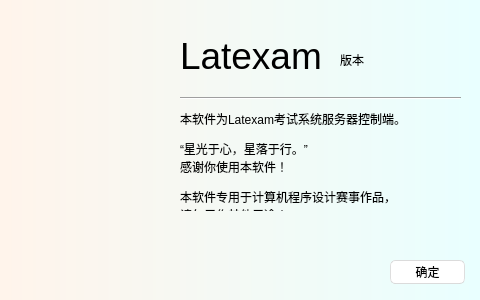
<?xml version="1.0" encoding="UTF-8"?>
<ui version="4.0">
 <class>AboutWindow</class>
 <widget class="QMainWindow" name="AboutWindow">
  <property name="geometry">
   <rect>
    <x>0</x>
    <y>0</y>
    <width>480</width>
    <height>300</height>
   </rect>
  </property>
  <property name="sizePolicy">
   <sizepolicy hsizetype="Fixed" vsizetype="Fixed">
    <horstretch>0</horstretch>
    <verstretch>0</verstretch>
   </sizepolicy>
  </property>
  <property name="minimumSize">
   <size>
    <width>480</width>
    <height>300</height>
   </size>
  </property>
  <property name="maximumSize">
   <size>
    <width>480</width>
    <height>300</height>
   </size>
  </property>
  <property name="windowTitle">
   <string>关于 Latexam</string>
  </property>
  <property name="windowIcon">
   <iconset>
    <normalon>:/latexam/Latexam.ico</normalon>
   </iconset>
  </property>
  <property name="styleSheet">
   <string notr="true">/*
Aqua Style Sheet for QT Applications
Author: Jaime A. Quiroga P.
Company: GTRONICK
Last updated: 22/01/2019, 07:55.
Available at: https://github.com/GTRONICK/QSS/blob/master/Aqua.qss
*/
QMainWindow {
	background-color: qlineargradient(spread:pad, x1:0, y1:0, x2:1, y2:0, stop:0 rgba(255, 244, 235, 255), stop:1 rgba(233, 255, 255, 255));
}
QTextEdit {
	border-width: 1px;
	border-style: solid;
	border-color: qlineargradient(spread:pad, x1:0.5, y1:1, x2:0.5, y2:0, stop:0 rgba(0, 113, 255, 255), stop:1 rgba(91, 171, 252, 255));
}
QTreeWidget {
	border-width: 1px;
	border-style: solid;
	border-color: qlineargradient(spread:pad, x1:0.5, y1:1, x2:0.5, y2:0, stop:0 rgba(0, 113, 255, 255), stop:1 rgba(91, 171, 252, 255));
}
QPlainTextEdit {
	border-width: 1px;
	border-style: solid;
	border-color: qlineargradient(spread:pad, x1:0.5, y1:1, x2:0.5, y2:0, stop:0 rgba(0, 113, 255, 255), stop:1 rgba(91, 171, 252, 255));
}
QToolButton {
	border-style: solid;
	border-top-color: qlineargradient(spread:pad, x1:0.5, y1:1, x2:0.5, y2:0, stop:0 rgb(215, 215, 215), stop:1 rgb(222, 222, 222));
	border-right-color: qlineargradient(spread:pad, x1:0, y1:0.5, x2:1, y2:0.5, stop:0 rgb(217, 217, 217), stop:1 rgb(227, 227, 227));
	border-left-color: qlineargradient(spread:pad, x1:0, y1:0.5, x2:1, y2:0.5, stop:0 rgb(227, 227, 227), stop:1 rgb(217, 217, 217));
	border-bottom-color: qlineargradient(spread:pad, x1:0.5, y1:1, x2:0.5, y2:0, stop:0 rgb(215, 215, 215), stop:1 rgb(222, 222, 222));
	border-width: 1px;
	border-radius: 5px;
	color: rgb(0,0,0);
	padding: 2px;
	background-color: rgb(255,255,255);
}
QToolButton:hover{
	border-style: solid;
	border-top-color: qlineargradient(spread:pad, x1:0.5, y1:1, x2:0.5, y2:0, stop:0 rgb(195, 195, 195), stop:1 rgb(222, 222, 222));
	border-right-color: qlineargradient(spread:pad, x1:0, y1:0.5, x2:1, y2:0.5, stop:0 rgb(197, 197, 197), stop:1 rgb(227, 227, 227));
	border-left-color: qlineargradient(spread:pad, x1:0, y1:0.5, x2:1, y2:0.5, stop:0 rgb(227, 227, 227), stop:1 rgb(197, 197, 197));
	border-bottom-color: qlineargradient(spread:pad, x1:0.5, y1:1, x2:0.5, y2:0, stop:0 rgb(195, 195, 195), stop:1 rgb(222, 222, 222));
	border-width: 1px;
	border-radius: 5px;
	color: rgb(0,0,0);
	padding: 2px;
	background-color: rgb(255,255,255);
}
QToolButton:pressed{
	border-style: solid;
	border-top-color: qlineargradient(spread:pad, x1:0.5, y1:1, x2:0.5, y2:0, stop:0 rgb(215, 215, 215), stop:1 rgb(222, 222, 222));
	border-right-color: qlineargradient(spread:pad, x1:0, y1:0.5, x2:1, y2:0.5, stop:0 rgb(217, 217, 217), stop:1 rgb(227, 227, 227));
	border-left-color: qlineargradient(spread:pad, x1:0, y1:0.5, x2:1, y2:0.5, stop:0 rgb(227, 227, 227), stop:1 rgb(217, 217, 217));
	border-bottom-color: qlineargradient(spread:pad, x1:0.5, y1:1, x2:0.5, y2:0, stop:0 rgb(215, 215, 215), stop:1 rgb(222, 222, 222));
	border-width: 1px;
	border-radius: 5px;
	color: rgb(0,0,0);
	padding: 2px;
	background-color: rgb(142,142,142);
}
QPushButton{
	border-style: solid;
	border-top-color: qlineargradient(spread:pad, x1:0.5, y1:1, x2:0.5, y2:0, stop:0 rgb(215, 215, 215), stop:1 rgb(222, 222, 222));
	border-right-color: qlineargradient(spread:pad, x1:0, y1:0.5, x2:1, y2:0.5, stop:0 rgb(217, 217, 217), stop:1 rgb(227, 227, 227));
	border-left-color: qlineargradient(spread:pad, x1:0, y1:0.5, x2:1, y2:0.5, stop:0 rgb(227, 227, 227), stop:1 rgb(217, 217, 217));
	border-bottom-color: qlineargradient(spread:pad, x1:0.5, y1:1, x2:0.5, y2:0, stop:0 rgb(215, 215, 215), stop:1 rgb(222, 222, 222));
	border-width: 1px;
	border-radius: 5px;
	color: rgb(0,0,0);
	padding: 2px;
	background-color: rgb(255,255,255);
}
QPushButton::default{
	border-style: solid;
	border-top-color: qlineargradient(spread:pad, x1:0.5, y1:1, x2:0.5, y2:0, stop:0 rgb(215, 215, 215), stop:1 rgb(222, 222, 222));
	border-right-color: qlineargradient(spread:pad, x1:0, y1:0.5, x2:1, y2:0.5, stop:0 rgb(217, 217, 217), stop:1 rgb(227, 227, 227));
	border-left-color: qlineargradient(spread:pad, x1:0, y1:0.5, x2:1, y2:0.5, stop:0 rgb(227, 227, 227), stop:1 rgb(217, 217, 217));
	border-bottom-color: qlineargradient(spread:pad, x1:0.5, y1:1, x2:0.5, y2:0, stop:0 rgb(215, 215, 215), stop:1 rgb(222, 222, 222));
	border-width: 1px;
	border-radius: 5px;
	color: rgb(0,0,0);
	padding: 2px;
	background-color: rgb(255,255,255);
}
QPushButton:hover{
	border-style: solid;
	border-top-color: qlineargradient(spread:pad, x1:0.5, y1:1, x2:0.5, y2:0, stop:0 rgb(195, 195, 195), stop:1 rgb(222, 222, 222));
	border-right-color: qlineargradient(spread:pad, x1:0, y1:0.5, x2:1, y2:0.5, stop:0 rgb(197, 197, 197), stop:1 rgb(227, 227, 227));
	border-left-color: qlineargradient(spread:pad, x1:0, y1:0.5, x2:1, y2:0.5, stop:0 rgb(227, 227, 227), stop:1 rgb(197, 197, 197));
	border-bottom-color: qlineargradient(spread:pad, x1:0.5, y1:1, x2:0.5, y2:0, stop:0 rgb(195, 195, 195), stop:1 rgb(222, 222, 222));
	border-width: 1px;
	border-radius: 5px;
	color: rgb(0,0,0);
	padding: 2px;
	background-color: rgb(255,255,255);
}
QPushButton:pressed{
	border-style: solid;
	border-top-color: qlineargradient(spread:pad, x1:0.5, y1:1, x2:0.5, y2:0, stop:0 rgb(215, 215, 215), stop:1 rgb(222, 222, 222));
	border-right-color: qlineargradient(spread:pad, x1:0, y1:0.5, x2:1, y2:0.5, stop:0 rgb(217, 217, 217), stop:1 rgb(227, 227, 227));
	border-left-color: qlineargradient(spread:pad, x1:0, y1:0.5, x2:1, y2:0.5, stop:0 rgb(227, 227, 227), stop:1 rgb(217, 217, 217));
	border-bottom-color: qlineargradient(spread:pad, x1:0.5, y1:1, x2:0.5, y2:0, stop:0 rgb(215, 215, 215), stop:1 rgb(222, 222, 222));
	border-width: 1px;
	border-radius: 5px;
	color: rgb(0,0,0);
	padding: 2px;
	background-color: rgb(142,142,142);
}
QPushButton:disabled{
	border-style: solid;
	border-top-color: qlineargradient(spread:pad, x1:0.5, y1:1, x2:0.5, y2:0, stop:0 rgb(215, 215, 215), stop:1 rgb(222, 222, 222));
	border-right-color: qlineargradient(spread:pad, x1:0, y1:0.5, x2:1, y2:0.5, stop:0 rgb(217, 217, 217), stop:1 rgb(227, 227, 227));
	border-left-color: qlineargradient(spread:pad, x1:0, y1:0.5, x2:1, y2:0.5, stop:0 rgb(227, 227, 227), stop:1 rgb(217, 217, 217));
	border-bottom-color: qlineargradient(spread:pad, x1:0.5, y1:1, x2:0.5, y2:0, stop:0 rgb(215, 215, 215), stop:1 rgb(222, 222, 222));
	border-width: 1px;
	border-radius: 5px;
	color: #808086;
	padding: 2px;
	background-color: rgb(142,142,142);
}
QLineEdit {
	border-width: 1px; border-radius: 4px;
	border-style: solid;
	border-color: qlineargradient(spread:pad, x1:0.5, y1:1, x2:0.5, y2:0, stop:0 rgba(0, 113, 255, 255), stop:1 rgba(91, 171, 252, 255));
}
QLabel {
	color: #000000;
}
QLCDNumber {
	color: rgb(0, 113, 255, 255);
}
QProgressBar {
	text-align: center;
	color: rgb(240, 240, 240);
	border-width: 1px; 
	border-radius: 10px;
	border-color: rgb(230, 230, 230);
	border-style: solid;
	background-color:rgb(207,207,207);
}
QProgressBar::chunk {
	background-color: qlineargradient(spread:pad, x1:0.5, y1:1, x2:0.5, y2:0, stop:0 rgba(49, 147, 250, 255), stop:1 rgba(34, 142, 255, 255));
	border-radius: 10px;
}
QMenuBar {
	background-color: qlineargradient(spread:pad, x1:0.5, y1:1, x2:0.5, y2:0, stop:0 rgba(207, 209, 207, 255), stop:1 rgba(230, 229, 230, 255));
}
QMenuBar::item {
	color: #000000;
  	spacing: 3px;
  	padding: 1px 4px;
	background-color: qlineargradient(spread:pad, x1:0.5, y1:1, x2:0.5, y2:0, stop:0 rgba(207, 209, 207, 255), stop:1 rgba(230, 229, 230, 255));
}

QMenuBar::item:selected {
  	background-color: qlineargradient(spread:pad, x1:0.5, y1:1, x2:0.5, y2:0, stop:0 rgba(0, 113, 255, 255), stop:1 rgba(91, 171, 252, 255));
	color: #FFFFFF;
}
QMenu::item:selected {
	border-style: solid;
	border-top-color: transparent;
	border-right-color: transparent;
	border-left-color: qlineargradient(spread:pad, x1:0.5, y1:1, x2:0.5, y2:0, stop:0 rgba(0, 113, 255, 255), stop:1 rgba(91, 171, 252, 255));
	border-bottom-color: transparent;
	border-left-width: 2px;
	color: #000000;
	padding-left:15px;
	padding-top:4px;
	padding-bottom:4px;
	padding-right:7px;
}
QMenu::item {
	border-style: solid;
	border-top-color: transparent;
	border-right-color: transparent;
	border-left-color: transparent;
	border-bottom-color: transparent;
	border-bottom-width: 1px;
	color: #000000;
	padding-left:17px;
	padding-top:4px;
	padding-bottom:4px;
	padding-right:7px;
}
QTabWidget {
	color:rgb(0,0,0);
	background-color:#000000;
}
QTabWidget::pane {
		border-color: rgb(223,223,223);
		background-color:rgb(226,226,226);
		border-style: solid;
		border-width: 2px;
    	border-radius: 6px;
}
QTabBar::tab:first {
	border-style: solid;
	border-left-width:1px;
	border-right-width:0px;
	border-top-width:1px;
	border-bottom-width:1px;
	border-top-color: rgb(209,209,209);
	border-left-color: qlineargradient(spread:pad, x1:0.5, y1:1, x2:0.5, y2:0, stop:0 rgba(209, 209, 209, 209), stop:1 rgba(229, 229, 229, 229));
	border-bottom-color: rgb(229,229,229);
	border-top-left-radius: 4px;
	border-bottom-left-radius: 4px;
	color: #000000;
	padding: 3px;
	margin-left:0px;
	background-color: qlineargradient(spread:pad, x1:0.5, y1:1, x2:0.5, y2:0, stop:0 rgba(247, 247, 247, 255), stop:1 rgba(255, 255, 255, 255));
}
QTabBar::tab:last {
	border-style: solid;
	border-width:1px;
	border-top-color: rgb(209,209,209);
	border-left-color: qlineargradient(spread:pad, x1:0.5, y1:1, x2:0.5, y2:0, stop:0 rgba(209, 209, 209, 209), stop:1 rgba(229, 229, 229, 229));
	border-right-color: qlineargradient(spread:pad, x1:0.5, y1:1, x2:0.5, y2:0, stop:0 rgba(209, 209, 209, 209), stop:1 rgba(229, 229, 229, 229));
	border-bottom-color: rgb(229,229,229);
	border-top-right-radius: 4px;
	border-bottom-right-radius: 4px;
	color: #000000;
	padding: 3px;
	margin-left:0px;
	background-color: qlineargradient(spread:pad, x1:0.5, y1:1, x2:0.5, y2:0, stop:0 rgba(247, 247, 247, 255), stop:1 rgba(255, 255, 255, 255));
}
QTabBar::tab {
	border-style: solid;
	border-top-width:1px;
	border-bottom-width:1px;
	border-left-width:1px;
	border-top-color: rgb(209,209,209);
	border-left-color: qlineargradient(spread:pad, x1:0.5, y1:1, x2:0.5, y2:0, stop:0 rgba(209, 209, 209, 209), stop:1 rgba(229, 229, 229, 229));
	border-bottom-color: rgb(229,229,229);
	color: #000000;
	padding: 3px;
	margin-left:0px;
	background-color: qlineargradient(spread:pad, x1:0.5, y1:1, x2:0.5, y2:0, stop:0 rgba(247, 247, 247, 255), stop:1 rgba(255, 255, 255, 255));
}
QTabBar::tab:selected, QTabBar::tab:last:selected, QTabBar::tab:hover {
  	border-style: solid;
  	border-left-width:1px;
	border-right-color: transparent;
	border-top-color: rgb(209,209,209);
	border-left-color: qlineargradient(spread:pad, x1:0.5, y1:1, x2:0.5, y2:0, stop:0 rgba(209, 209, 209, 209), stop:1 rgba(229, 229, 229, 229));
	border-bottom-color: rgb(229,229,229);
	color: #FFFFFF;
	padding: 3px;
	margin-left:0px;
	background-color: qlineargradient(spread:pad, x1:0.5, y1:1, x2:0.5, y2:0, stop:0 rgba(0, 113, 255, 255), stop:1 rgba(91, 171, 252, 255));
}

QTabBar::tab:selected, QTabBar::tab:first:selected, QTabBar::tab:hover {
  	border-style: solid;
  	border-left-width:1px;
  	border-bottom-width:1px;
  	border-top-width:1px;
	border-right-color: transparent;
	border-top-color: rgb(209,209,209);
	border-left-color: qlineargradient(spread:pad, x1:0.5, y1:1, x2:0.5, y2:0, stop:0 rgba(209, 209, 209, 209), stop:1 rgba(229, 229, 229, 229));
	border-bottom-color: rgb(229,229,229);
	color: #FFFFFF;
	padding: 3px;
	margin-left:0px;
	background-color: qlineargradient(spread:pad, x1:0.5, y1:1, x2:0.5, y2:0, stop:0 rgba(0, 113, 255, 255), stop:1 rgba(91, 171, 252, 255));
}

QCheckBox {
	color: #000000;
	padding: 2px;
}
QCheckBox:disabled {
	color: #808086;
	padding: 2px;
}

QCheckBox:hover {
	border-radius:4px;
	border-style:solid;
	padding-left: 1px;
	padding-right: 1px;
	padding-bottom: 1px;
	padding-top: 1px;
	border-width:1px;
	border-color: transparent;
}
QCheckBox::indicator:checked {

	height: 10px;
	width: 10px;
	border-style:solid;
	border-width: 1px;
	border-color: qlineargradient(spread:pad, x1:0.5, y1:1, x2:0.5, y2:0, stop:0 rgba(0, 113, 255, 255), stop:1 rgba(91, 171, 252, 255));
	color: #000000;
	background-color: qlineargradient(spread:pad, x1:0.5, y1:1, x2:0.5, y2:0, stop:0 rgba(0, 113, 255, 255), stop:1 rgba(91, 171, 252, 255));
}
QCheckBox::indicator:unchecked {

	height: 10px;
	width: 10px;
	border-style:solid;
	border-width: 1px;
	border-color: qlineargradient(spread:pad, x1:0.5, y1:1, x2:0.5, y2:0, stop:0 rgba(0, 113, 255, 255), stop:1 rgba(91, 171, 252, 255));
	color: #000000;
}
QRadioButton {
	color: 000000;
	padding: 1px;
}
QRadioButton::indicator:checked {
	height: 10px;
	width: 10px;
	border-style:solid;
	border-radius:5px;
	border-width: 1px;
	border-color: qlineargradient(spread:pad, x1:0.5, y1:1, x2:0.5, y2:0, stop:0 rgba(0, 113, 255, 255), stop:1 rgba(91, 171, 252, 255));
	color: #a9b7c6;
	background-color: qlineargradient(spread:pad, x1:0.5, y1:1, x2:0.5, y2:0, stop:0 rgba(0, 113, 255, 255), stop:1 rgba(91, 171, 252, 255));
}
QRadioButton::indicator:!checked {
	height: 10px;
	width: 10px;
	border-style:solid;
	border-radius:5px;
	border-width: 1px;
	border-color: qlineargradient(spread:pad, x1:0.5, y1:1, x2:0.5, y2:0, stop:0 rgba(0, 113, 255, 255), stop:1 rgba(91, 171, 252, 255));
	color: #a9b7c6;
	background-color: transparent;
}
QStatusBar {
	color:#027f7f;
}
QSpinBox {
	border-style: solid;
	border-width: 1px;
	border-color: qlineargradient(spread:pad, x1:0.5, y1:1, x2:0.5, y2:0, stop:0 rgba(0, 113, 255, 255), stop:1 rgba(91, 171, 252, 255));
}
QDoubleSpinBox {
	border-style: solid;
	border-width: 1px;
	border-color: qlineargradient(spread:pad, x1:0.5, y1:1, x2:0.5, y2:0, stop:0 rgba(0, 113, 255, 255), stop:1 rgba(91, 171, 252, 255));
}
QTimeEdit {
	border-style: solid;
	border-width: 1px;
	border-color: qlineargradient(spread:pad, x1:0.5, y1:1, x2:0.5, y2:0, stop:0 rgba(0, 113, 255, 255), stop:1 rgba(91, 171, 252, 255));
}
QDateTimeEdit {
	border-style: solid;
	border-width: 1px;
	border-color: qlineargradient(spread:pad, x1:0.5, y1:1, x2:0.5, y2:0, stop:0 rgba(0, 113, 255, 255), stop:1 rgba(91, 171, 252, 255));
}
QDateEdit {
	border-style: solid;
	border-width: 1px;
	border-color: qlineargradient(spread:pad, x1:0.5, y1:1, x2:0.5, y2:0, stop:0 rgba(0, 113, 255, 255), stop:1 rgba(91, 171, 252, 255));
}

QToolBox {
	color: #a9b7c6;
	background-color:#000000;
}
QToolBox::tab {
	color: #a9b7c6;
	background-color:#000000;
}
QToolBox::tab:selected {
	color: #FFFFFF;
	background-color:#000000;
}
QScrollArea {
	color: #FFFFFF;
	background-color:#000000;
}
QSlider::groove:horizontal {
	height: 5px;
	background-color: qlineargradient(spread:pad, x1:0.5, y1:1, x2:0.5, y2:0, stop:0 rgba(49, 147, 250, 255), stop:1 rgba(34, 142, 255, 255));
}
QSlider::groove:vertical {
	width: 5px;
	background-color: qlineargradient(spread:pad, x1:0.5, y1:1, x2:0.5, y2:0, stop:0 rgba(49, 147, 250, 255), stop:1 rgba(34, 142, 255, 255));
}
QSlider::handle:horizontal {
	background: rgb(253,253,253);
	border-style: solid;
	border-width: 1px;
	border-color: rgb(207,207,207);
	width: 12px;
	margin: -5px 0;
	border-radius: 7px;
}
QSlider::handle:vertical {
	background: rgb(253,253,253);
	border-style: solid;
	border-width: 1px;
	border-color: rgb(207,207,207);
	height: 12px;
	margin: 0 -5px;
	border-radius: 7px;
}
QSlider::add-page:horizontal {
    background: rgb(181,181,181);
}
QSlider::add-page:vertical {
    background: rgb(181,181,181);
}
QSlider::sub-page:horizontal {
    background-color: qlineargradient(spread:pad, x1:0.5, y1:1, x2:0.5, y2:0, stop:0 rgba(49, 147, 250, 255), stop:1 rgba(34, 142, 255, 255));
}
QSlider::sub-page:vertical {
    background-color: qlineargradient(spread:pad, y1:0.5, x1:1, y2:0.5, x2:0, stop:0 rgba(49, 147, 250, 255), stop:1 rgba(34, 142, 255, 255));
}
QScrollBar:horizontal {
	max-height: 20px;
	border: 1px transparent grey;
	margin: 0px 20px 0px 20px;
}
QScrollBar:vertical {
	max-width: 20px;
	border: 1px transparent grey;
	margin: 20px 0px 20px 0px;
}
QScrollBar::handle:horizontal {
	background: rgb(253,253,253);
	border-style: solid;
	border-width: 1px;
	border-color: rgb(207,207,207);
	border-radius: 7px;
	min-width: 25px;
}
QScrollBar::handle:horizontal:hover {
	background: rgb(253,253,253);
	border-style: solid;
	border-width: 1px;
	border-color: rgb(147, 200, 200);
	border-radius: 7px;
	min-width: 25px;
}
QScrollBar::handle:vertical {
	background: rgb(253,253,253);
	border-style: solid;
	border-width: 1px;
	border-color: rgb(207,207,207);
	border-radius: 7px;
	min-height: 25px;
}
QScrollBar::handle:vertical:hover {
	background: rgb(253,253,253);
	border-style: solid;
	border-width: 1px;
	border-color: rgb(147, 200, 200);
	border-radius: 7px;
	min-height: 25px;
}
QScrollBar::add-line:horizontal {
   border: 2px transparent grey;
   border-top-right-radius: 7px;
   border-bottom-right-radius: 7px;
   background: rgba(34, 142, 255, 255);
   width: 20px;
   subcontrol-position: right;
   subcontrol-origin: margin;
}
QScrollBar::add-line:horizontal:pressed {
   border: 2px transparent grey;
   border-top-right-radius: 7px;
   border-bottom-right-radius: 7px;
   background: rgb(181,181,181);
   width: 20px;
   subcontrol-position: right;
   subcontrol-origin: margin;
}
QScrollBar::add-line:vertical {
   border: 2px transparent grey;
   border-bottom-left-radius: 7px;
   border-bottom-right-radius: 7px;
   background: rgba(34, 142, 255, 255);
   height: 20px;
   subcontrol-position: bottom;
   subcontrol-origin: margin;
}
QScrollBar::add-line:vertical:pressed {
   border: 2px transparent grey;
   border-bottom-left-radius: 7px;
   border-bottom-right-radius: 7px;
   background: rgb(181,181,181);
   height: 20px;
   subcontrol-position: bottom;
   subcontrol-origin: margin;
}
QScrollBar::sub-line:horizontal {
   border: 2px transparent grey;
   border-top-left-radius: 7px;
   border-bottom-left-radius: 7px;
   background: rgba(34, 142, 255, 255);
   width: 20px;
   subcontrol-position: left;
   subcontrol-origin: margin;
}
QScrollBar::sub-line:horizontal:pressed {
   border: 2px transparent grey;
   border-top-left-radius: 7px;
   border-bottom-left-radius: 7px;
   background: rgb(181,181,181);
   width: 20px;
   subcontrol-position: left;
   subcontrol-origin: margin;
}
QScrollBar::sub-line:vertical {
   border: 2px transparent grey;
   border-top-left-radius: 7px;
   border-top-right-radius: 7px;
   background: rgba(34, 142, 255, 255);
   height: 20px;
   subcontrol-position: top;
   subcontrol-origin: margin;
}
QScrollBar::sub-line:vertical:pressed {
   border: 2px transparent grey;
   border-top-left-radius: 7px;
   border-top-right-radius: 7px;
   background: rgb(181,181,181);
   height: 20px;
   subcontrol-position: top;
   subcontrol-origin: margin;
}
QScrollBar::left-arrow:horizontal {
   border: 1px transparent grey;
   border-top-left-radius: 3px;
   border-bottom-left-radius: 3px;
   width: 6px;
   height: 6px;
   background: white;
}
QScrollBar::right-arrow:horizontal {
   border: 1px transparent grey;
   border-top-right-radius: 3px;
   border-bottom-right-radius: 3px;
   width: 6px;
   height: 6px;
   background: white;
}
QScrollBar::up-arrow:vertical {
   border: 1px transparent grey;
   border-top-left-radius: 3px;
   border-top-right-radius: 3px;
   width: 6px;
   height: 6px;
   background: white;
}
QScrollBar::down-arrow:vertical {
   border: 1px transparent grey;
   border-bottom-left-radius: 3px;
   border-bottom-right-radius: 3px;
   width: 6px;
   height: 6px;
   background: white;
}
QScrollBar::add-page:horizontal, QScrollBar::sub-page:horizontal {
   background: none;
}
QScrollBar::add-page:vertical, QScrollBar::sub-page:vertical {
   background: none;
}</string>
  </property>
  <widget class="QWidget" name="centralwidget">
   <widget class="QLabel" name="text_logo">
    <property name="geometry">
     <rect>
      <x>20</x>
      <y>20</y>
      <width>141</width>
      <height>141</height>
     </rect>
    </property>
    <property name="pixmap">
     <pixmap resource="Latexam.qrc">:/latexam/Latexam.png</pixmap>
    </property>
    <property name="scaledContents">
     <bool>true</bool>
    </property>
    <property name="alignment">
     <set>Qt::AlignCenter</set>
    </property>
   </widget>
   <widget class="QLabel" name="text_title">
    <property name="geometry">
     <rect>
      <x>180</x>
      <y>40</y>
      <width>151</width>
      <height>31</height>
     </rect>
    </property>
    <property name="font">
     <font>
      <pointsize>28</pointsize>
      <bold>false</bold>
     </font>
    </property>
    <property name="text">
     <string>Latexam</string>
    </property>
   </widget>
   <widget class="Line" name="line">
    <property name="geometry">
     <rect>
      <x>180</x>
      <y>90</y>
      <width>281</width>
      <height>16</height>
     </rect>
    </property>
    <property name="orientation">
     <enum>Qt::Horizontal</enum>
    </property>
   </widget>
   <widget class="QLabel" name="text_content">
    <property name="geometry">
     <rect>
      <x>180</x>
      <y>110</y>
      <width>271</width>
      <height>101</height>
     </rect>
    </property>
    <property name="text">
     <string>&lt;html&gt;&lt;head/&gt;&lt;body&gt;&lt;p&gt;本软件为Latexam考试系统服务器控制端。&lt;/p&gt;&lt;p&gt;“星光于心，星落于行。”&lt;br/&gt;感谢你使用本软件！&lt;/p&gt;&lt;p&gt;本软件专用于计算机程序设计赛事作品，&lt;br/&gt;请勿用作其他用途！&lt;/p&gt;&lt;/body&gt;&lt;/html&gt;</string>
    </property>
   </widget>
   <widget class="QLabel" name="text_version">
    <property name="geometry">
     <rect>
      <x>340</x>
      <y>50</y>
      <width>121</width>
      <height>20</height>
     </rect>
    </property>
    <property name="text">
     <string>版本</string>
    </property>
   </widget>
   <widget class="QPushButton" name="button_ok">
    <property name="geometry">
     <rect>
      <x>390</x>
      <y>260</y>
      <width>75</width>
      <height>24</height>
     </rect>
    </property>
    <property name="text">
     <string>确定</string>
    </property>
   </widget>
  </widget>
 </widget>
 <resources>
  <include location="Latexam.qrc"/>
 </resources>
 <connections>
  <connection>
   <sender>button_ok</sender>
   <signal>clicked()</signal>
   <receiver>AboutWindow</receiver>
   <slot>close()</slot>
   <hints>
    <hint type="sourcelabel">
     <x>406</x>
     <y>272</y>
    </hint>
    <hint type="destinationlabel">
     <x>426</x>
     <y>252</y>
    </hint>
   </hints>
  </connection>
  <connection>
   <sender>button_ok</sender>
   <signal>clicked()</signal>
   <receiver>AboutWindow</receiver>
   <slot>deleteLater()</slot>
   <hints>
    <hint type="sourcelabel">
     <x>447</x>
     <y>269</y>
    </hint>
    <hint type="destinationlabel">
     <x>450</x>
     <y>225</y>
    </hint>
   </hints>
  </connection>
 </connections>
</ui>
